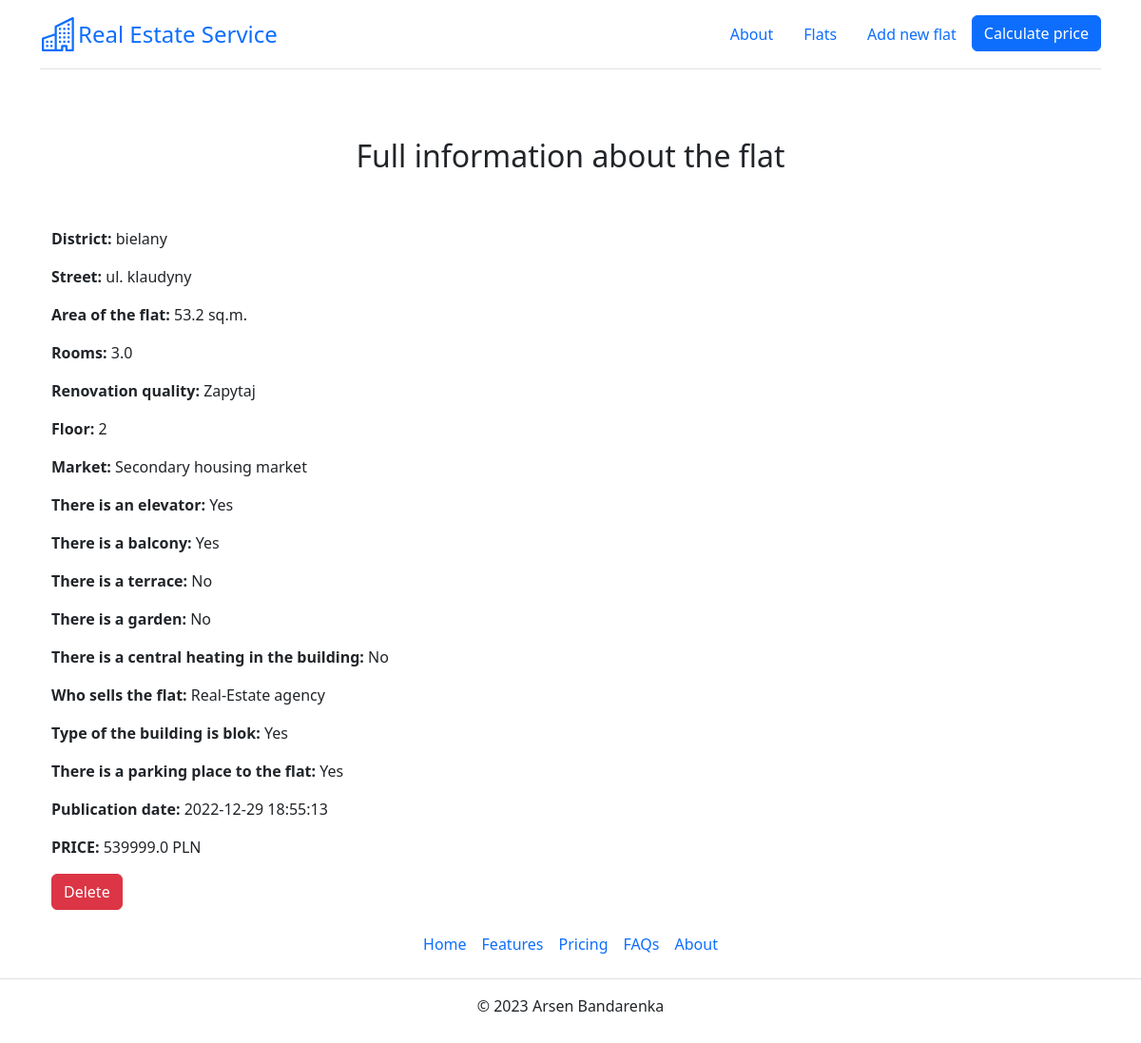
Before: /flats/1 with the older database file.
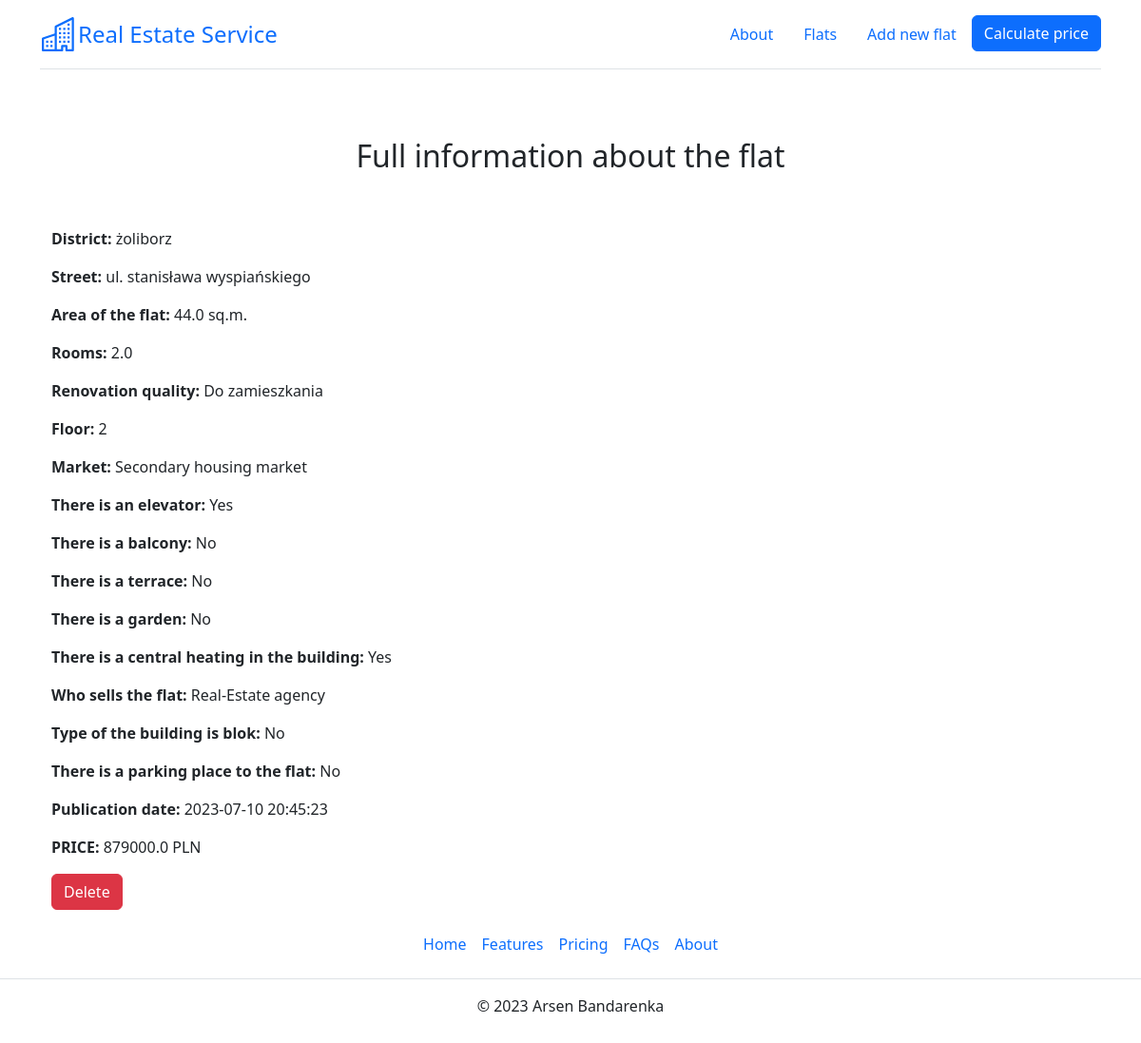
After: the same page with the newer database file.
### app.py (models this page shows)
class Flat(db.Model):
    __tablename__ = "flats_load"
    __table_args__ = {'extend_existing': True}
    id = db.Column(db.Integer, primary_key=True, unique=True)
    district = db.Column(db.Text)
    street = db.Column(db.Text)
    price = db.Column(db.Float)
    area = db.Column(db.Float)
    rooms = db.Column(db.Integer)
    renovation = db.Column(db.Integer)
    floor = db.Column(db.Integer)
    market = db.Column(db.Integer)
    elevator = db.Column(db.Integer)
    balcony = db.Column(db.Integer)
    terrace = db.Column(db.Integer)
    garden = db.Column(db.Integer)
    central_heating = db.Column(db.Integer)
    seller = db.Column(db.Integer)
    blok = db.Column(db.Integer)
    parking = db.Column(db.Integer)
    publication_date = db.Column(db.DateTime, default=datetime.datetime.now())

### app.py (the view)
@app.route('/flats/<flat_id>')
def flat_detail(flat_id):
    flat = db.session.execute(db.select(Flat).where(Flat.id == flat_id)).one()[0]
    return render_template('flat_info.html', flat=flat, renovation_dict=renovation_dict, floor_dict=floor_dict,
                           market_dict=market_dict, binary_dict=binary_dict, seller_dict=seller_dict)

### templates/flat_info.html (shortened to what this page needs)
{% extends 'base.html' %}
{% block text_center %}<h2>Full information about the flat</h2>{% endblock %}
{% block body %}
<div class="container">
    <p><strong>District:</strong> {{flat.district}}</p>
    <p><strong>Street:</strong> {{flat.street}}</p>
    <p><strong>Area of the flat:</strong> {{flat.area}} sq.m.</p>
    <p><strong>Rooms:</strong> {{flat.rooms}}</p>
    <p><strong>Renovation quality:</strong> {{renovation_dict[flat.renovation]}}</p>
    <p><strong>Floor:</strong> {{flat.floor}}</p>
    <p><strong>Market:</strong> {{market_dict[flat.market]}}</p>
    <p><strong>There is an elevator:</strong> {{binary_dict[flat.elevator]}}</p>
    <p><strong>There is a balcony:</strong> {{binary_dict[flat.balcony]}}</p>
    <p><strong>There is a terrace:</strong> {{binary_dict[flat.terrace]}}</p>
    <p><strong>There is a garden:</strong> {{binary_dict[flat.garden]}}</p>
    <p><strong>There is a central heating in the building:</strong> {{binary_dict[flat.central_heating]}}</p>
    <p><strong>Who sells the flat:</strong> {{seller_dict[flat.seller]}}</p>
    <p><strong>Type of the building is blok:</strong> {{binary_dict[flat.blok]}}</p>
    <p><strong>There is a parking place to the flat:</strong> {{binary_dict[flat.parking]}}</p>
    <p><strong>Publication date:</strong> {{flat.publication_date}}</p>
    <p><strong>PRICE:</strong> {{ flat.price }} PLN</p>
    <button class="btn btn-danger">Delete</button>
</div>
{% endblock %}

### templates/base.html (shortened to what this page needs)
<!DOCTYPE html>
<html lang="en">
<head>
    <link rel="stylesheet" href="https://cdn.jsdelivr.net/npm/bootstrap@5.2.3/dist/css/bootstrap.min.css">
</head>
<body class="d-flex flex-column min-vh-100">
<div class="container">
    <header class="d-flex flex-wrap justify-content-center py-3 mb-4 border-bottom">
        <a href="/" class="d-flex align-items-center link-body-emphasis text-decoration-none">
            <span class="fs-4">Real Estate Service</span>
        </a>
        <nav class="d-inline-flex mt-2 mt-md-0 ms-md-auto">
            <ul class="nav nav-pills">
                <li class="nav-item">
                    <a href="/about" class="nav-link" aria-current="page">About</a>
                </li>
                <li class="nav-item">
                    <a href="/flats" class="nav-link">Flats</a>
                </li>
                <li class="nav-item">
                    <a href="/add_flat" class="nav-link">Add new flat</a>
                </li>
                <li class="nav-item">
                    <a href="/predict_price" class="btn btn-primary">Calculate price</a>
                </li>
            </ul>
        </nav>
    </header>
</div>
<div class="py-5 text-center">
    {% block text_center %}{% endblock %}
  </div>
<div class="container">
  {% block body %}{% endblock %}
</div>
<footer class="py-3 my-4 mt-auto">
    <ul class="nav justify-content-center border-bottom pb-3 mb-3">
      <li class="nav-item"><a href="/" class="nav-link px-2 text-body-secondary">Home</a></li>
      <li class="nav-item"><a href="#" class="nav-link px-2 text-body-secondary">Features</a></li>
      <li class="nav-item"><a href="#" class="nav-link px-2 text-body-secondary">Pricing</a></li>
      <li class="nav-item"><a href="#" class="nav-link px-2 text-body-secondary">FAQs</a></li>
      <li class="nav-item"><a href="#" class="nav-link px-2 text-body-secondary">About</a></li>
    </ul>
    <p class="text-center text-body-secondary">© 2023 Arsen Bandarenka</p>
</footer>
</body>
</html>

Changed rows visible on the page:
changed Flat: district "bielany" → "żoliborz"; street "ul. klaudyny" → "ul. stanisława wyspiańskiego"
Other visible differences:
{{ flat.area }}: "53.2" → "44.0"
{{ flat.rooms }}: "3.0" → "2.0"
{{ renovation_dict[flat.renovation] }}: "Zapytaj" → "Do zamieszkania"
{{ binary_dict[flat.balcony] }}: "Yes" → "No"
{{ binary_dict[flat.central_heating] }}: "No" → "Yes"
{{ binary_dict[flat.blok] }}: "Yes" → "No"
{{ binary_dict[flat.parking] }}: "Yes" → "No"
{{ flat.publication_date }}: "2022-12-29 18:55:13" → "2023-07-10 20:45:23"
{{ flat.price }}: "539999.0" → "879000.0"
